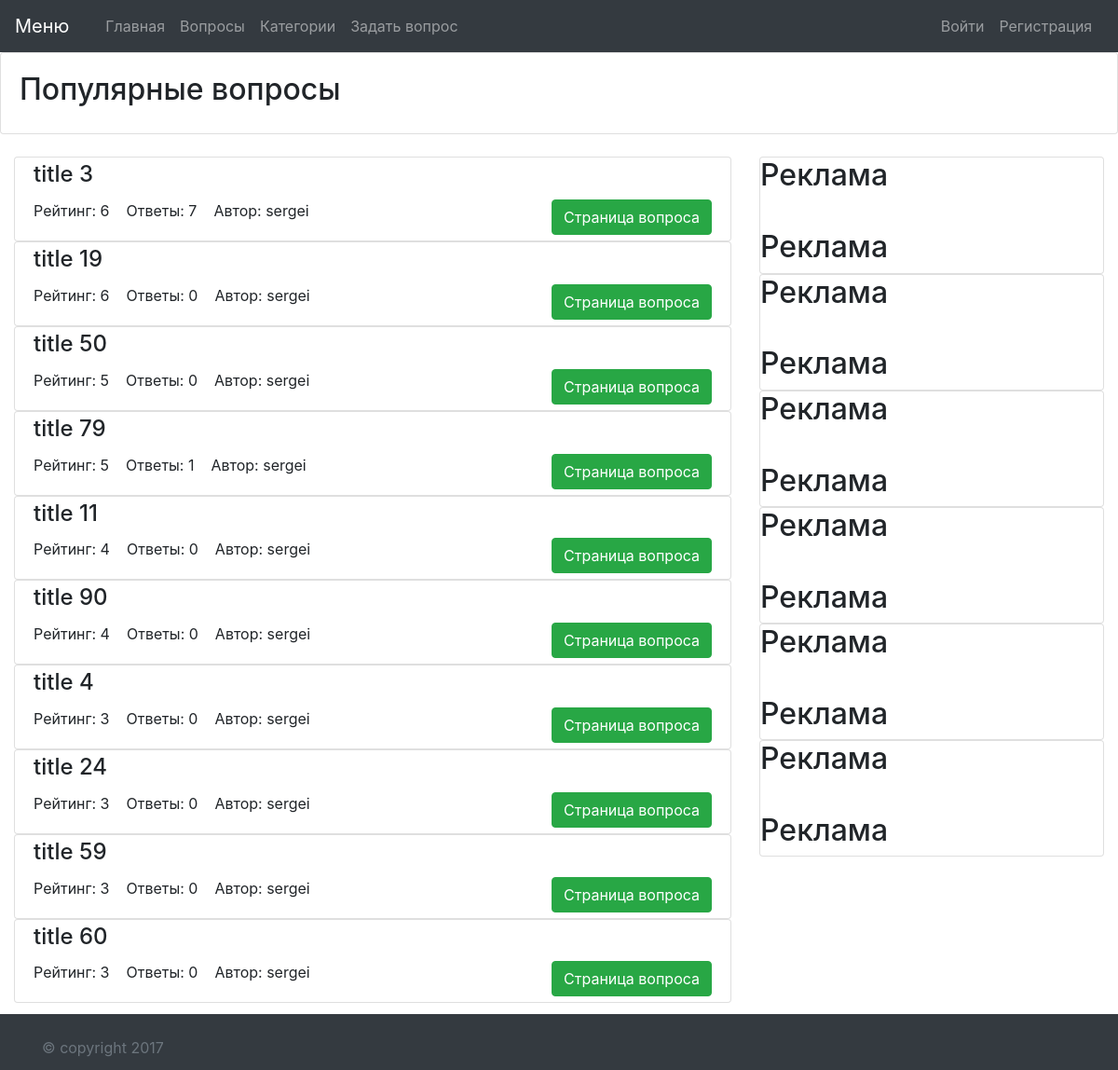
Before: /index/ with the older database file.
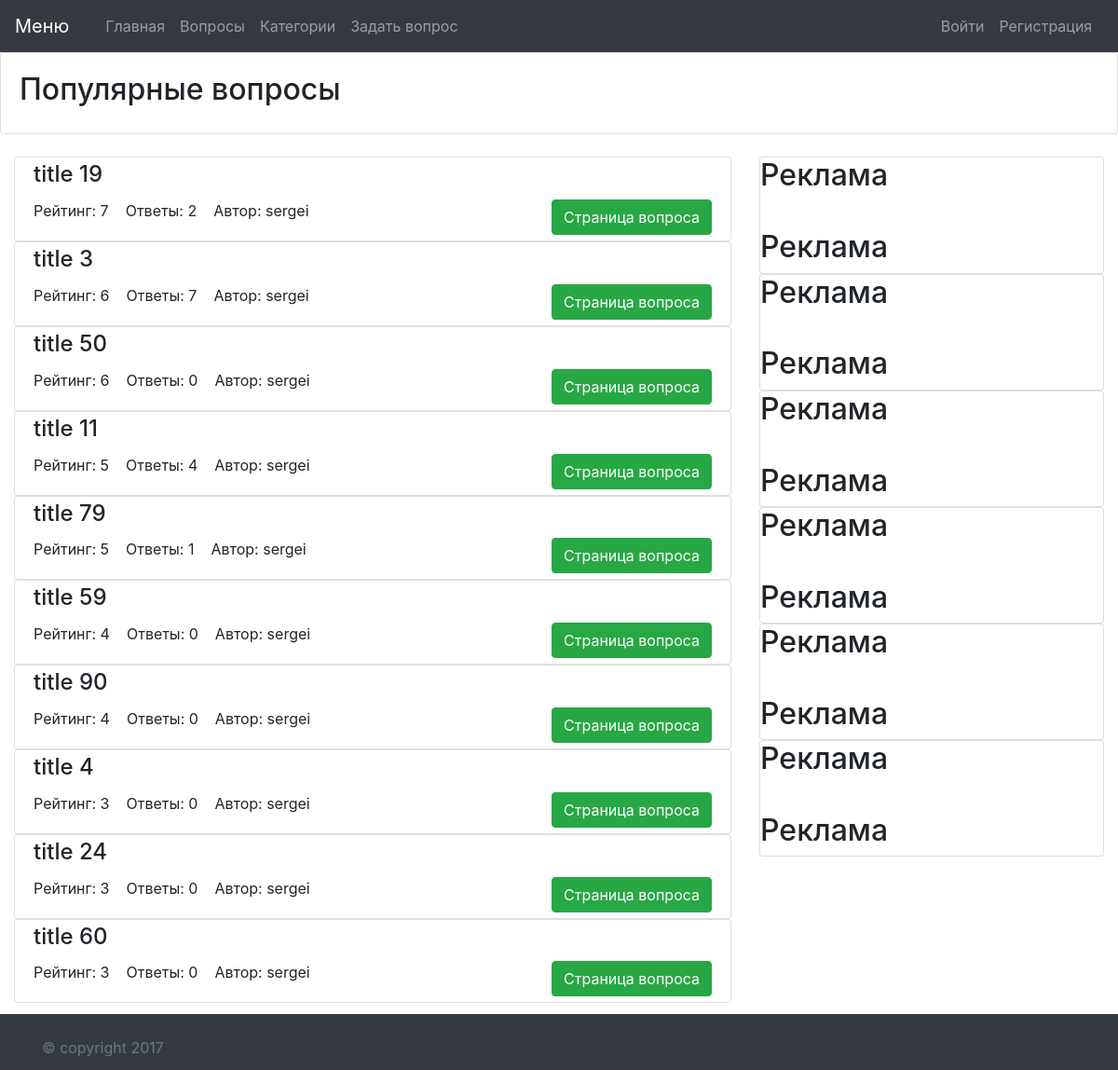
After: the same page with the newer database file.
### questions/models.py (models this page shows, shortened)
class Question(models.Model):
    author = models.ForeignKey(settings.AUTH_USER_MODEL)
    title = models.CharField(max_length=255, verbose_name=u'заголовок')
    text = models.TextField(verbose_name=u'описание')
    created_at = models.DateTimeField(auto_now_add=True, verbose_name=u'дата создания')
    rating = models.IntegerField(default=0, verbose_name=u'рейтинг')
    categories = models.ManyToManyField(Category, related_name='questions')
    likes = models.ManyToManyField('questions.Like', related_name='qlikes', blank=True)
    class Meta:
        verbose_name = u'Вопрос'
        verbose_name_plural = u'Вопросы'
        ordering = ('-created_at', )

### questions/views.py (the view)
# urls.py: url(r'^$|index/$', Index.as_view()),
class Index(TemplateView):
    template_name = "index.html"
    def get_context_data(self, **kwargs):
        context = super(Index, self).get_context_data(**kwargs)
        context['popular_questions'] = Question.objects.exclude(rating__lt=1).annotate(answers_count=Count('answers__id')).order_by('-rating')[:10]
        return context

### templates/index.html (shortened to what this page needs)
{% extends 'base.html' %}
{% block caption %}Популярные вопросы{% endblock %}
{% block content %}
<div class="col-sm-8" style="float: left;">
{% for q in popular_questions %}
<div class="row">
  <div class="col">
    <div class="card">
      <div class="card-body">
        <h4 class="card-title" style="margin-top: -16px;">{{ q.title }}</h4>
        <span>Рейтинг: {{ q.rating }}</span>&nbsp;&nbsp;&nbsp;
        <span>Ответы: {{ q.answers_count }}</span>&nbsp;&nbsp;&nbsp;
        <span class="card-text">Автор: {{ q.author }}</span>
        <a href="{% url 'question_detail' pk=q.id %}" class="btn btn-success" style="float:right;margin-bottom:-20px;">Страница вопроса</a>
      </div>
    </div>
  </div>
</div>
{% endfor %}<br/><br/><br/>
</div>
<div class="col-sm-4" style="float: left;">
    <div class="card"><h2>Реклама<br/><br/>Реклама</h2></div>
    <div class="card"><h2>Реклама<br/><br/>Реклама</h2></div>
    <div class="card"><h2>Реклама<br/><br/>Реклама</h2></div>
    <div class="card"><h2>Реклама<br/><br/>Реклама</h2></div>
    <div class="card"><h2>Реклама<br/><br/>Реклама</h2></div>
    <div class="card"><h2>Реклама<br/><br/>Реклама</h2></div><br/><br/><br/><br/>
</div>
{% endblock %}

### templates/base.html (shortened to what this page needs)
<!DOCTYPE html>
<html lang="en">
  <head>
    {% load static %}
    <link rel="stylesheet" type="text/css" href="{% static 'style.css' %}" />
    <link rel="stylesheet" href="https://maxcdn.bootstrapcdn.com/bootstrap/4.0.0-beta/css/bootstrap.min.css">
    <link rel="stylesheet" type="text/css" href="{% static 'jquery-ui.css' %}" />
    <link rel="stylesheet" type="text/css" href="{% static 'chosen.css' %}" />
  </head>
  <body>
    <header>
        <nav class="navbar navbar-expand-lg navbar-dark bg-dark">
          <a class="navbar-brand" href="/index/">Меню</a>
          <div class="collapse navbar-collapse" id="navbarNav">
            <div class="col-md-10">
            <ul class="navbar-nav">
              <li class="nav-item">
                <a class="nav-link" href="/index/">Главная <span class="sr-only">(current)</span></a>
              </li>
              <li class="nav-item">
                <a class="nav-link" href="/questions/">Вопросы</a>
              </li>
              <li class="nav-item">
                <a class="nav-link" href="/questions/categories/">Категории</a>
              </li>
              <li class="nav-item">
                <a class="nav-link" href="/questions/create/">Задать вопрос</a>
              </li>
            </ul>
            </div>
            <ul class="navbar-nav">
            {% if user.is_authenticated %}
              <li class="nav-item">
                  <a class="nav-link" href="/profile/">Профиль</a>
              </li>
              <li class="nav-item">
                  <form action="/logout/" method="post" class="form-inline">
                     {% csrf_token %}
                     <button class="btn btn-sm align-middle btn-outline-secondary" type="submit">Выйти</button>
                  </form>
              </li>
            {% else %}
              <li class="nav-item">
                  <a class="nav-link" href="/login/">Войти</a>
              </li>
              <li class="nav-item">
                  <a class="nav-link" href="/signup/">Регистрация</a>
              </li>
            {% endif %}
            </ul>
          </div>
        </nav>
    </header>
        <main>
            <div class="card">
                <div class="card-body">
                <h2>{% block caption %}{% endblock %}</h2>
                </div>
            </div><br/>
            {% block content %}{% endblock %}
        </main><br/><br/><br/><br/>
        <footer class="footer bg-dark">
            <div class="container">
                <br/><span class="text-muted">&#169; copyright 2017</span>
            </div>
        </footer>
  </body>
</html>

### static/style.css (style rules this page uses)
html { position: relative; min-height: 100%; }
body { margin-bottom: 60px; }
footer { position: absolute; bottom: 0; width: 100%; height: 60px; }

Changed rows visible on the page:
changed Question "title 19": rating "6" → "7"; answers_count "0" → "2"; moves up the list
changed Question "title 50": rating "5" → "6"
changed Question "title 11": rating "4" → "5"; answers_count "0" → "4"; moves up the list
changed Question "title 59": rating "3" → "4"; moves up the list
